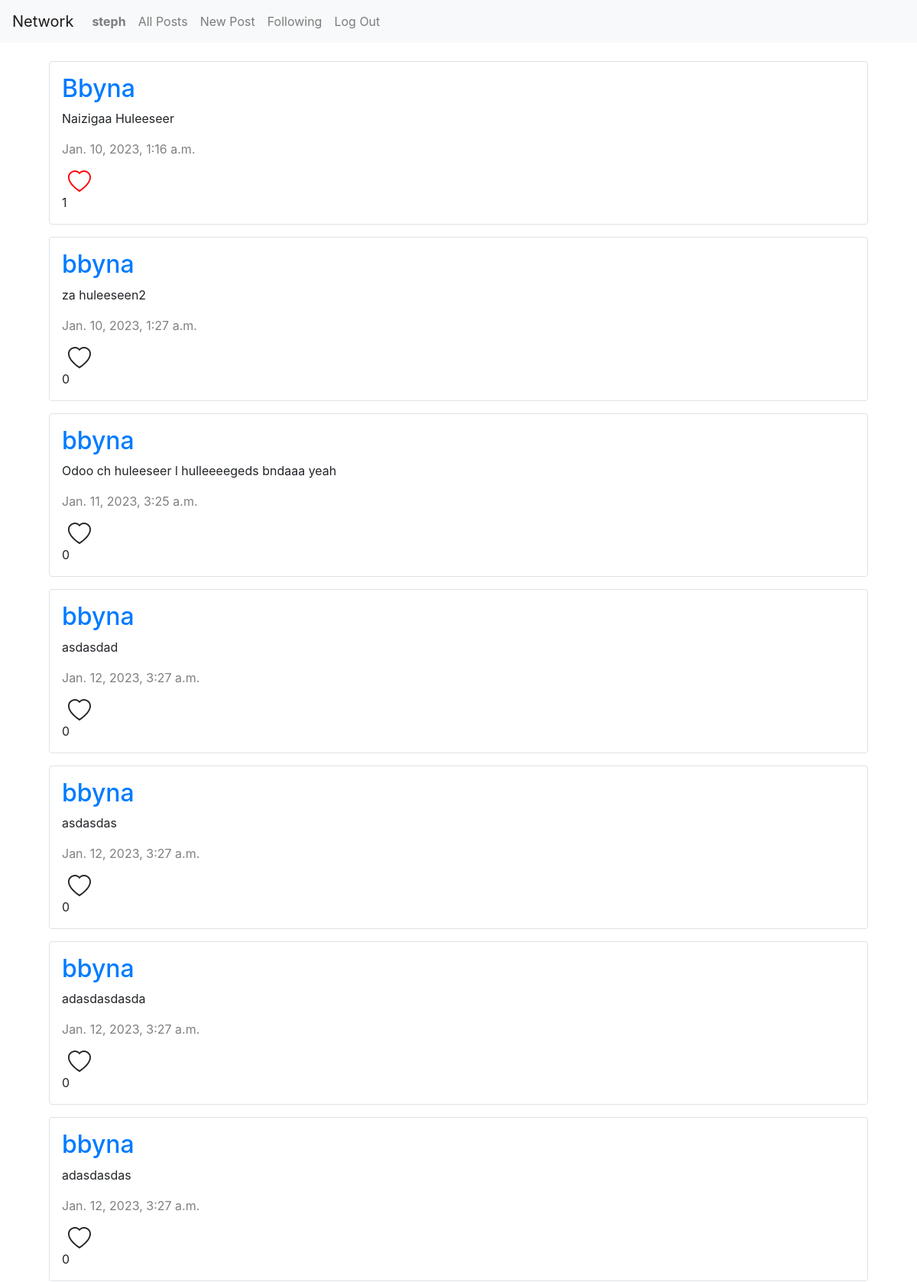
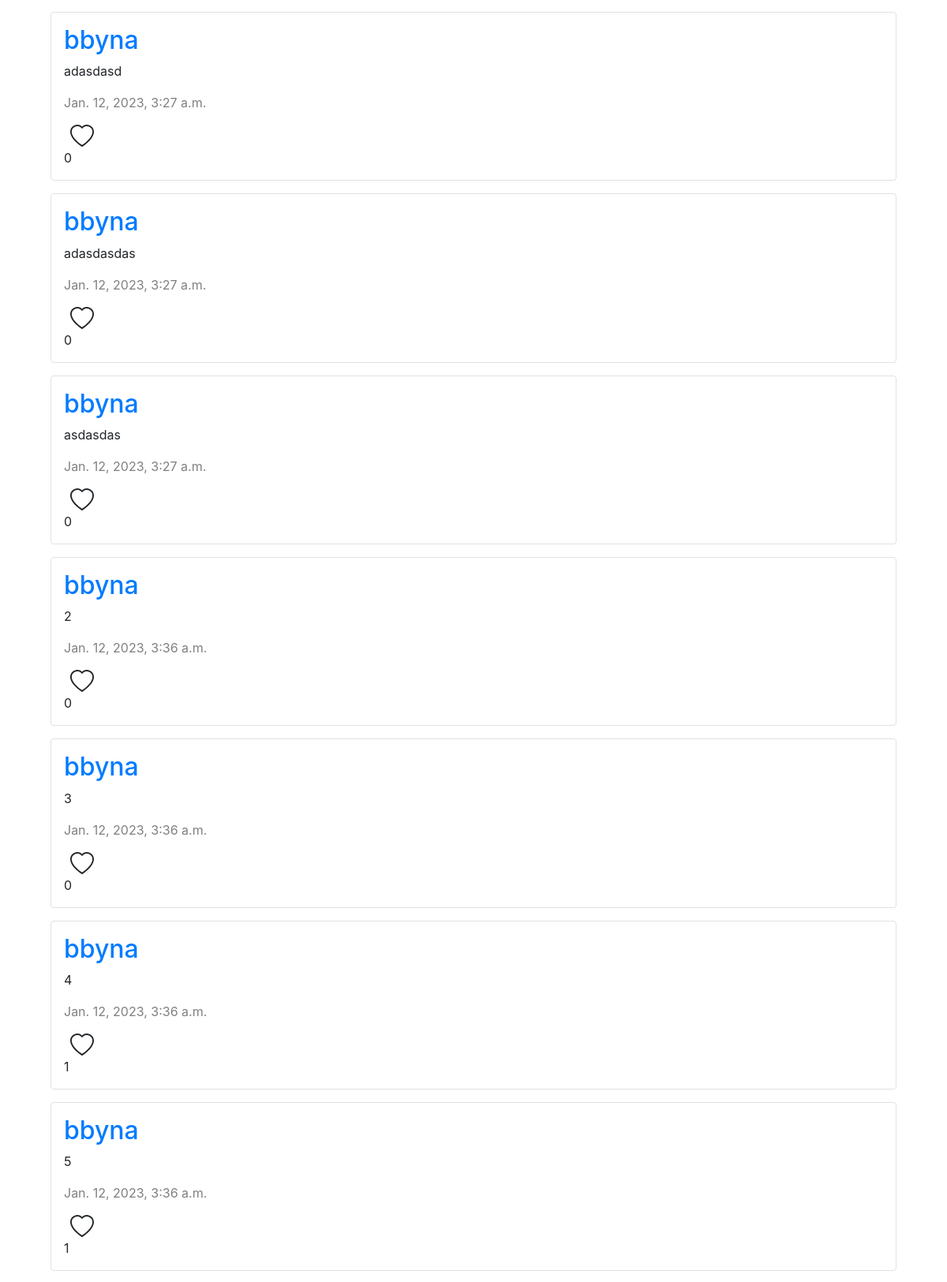
The app's page /following (signed in, upper part) with its own data (2 pictures, top to bottom).
### network/models.py (models this page shows, shortened)
class User(AbstractUser):
    people_followed = models.ManyToManyField('self',blank=True, related_name='follow')

class Post(models.Model):
    user = models.ForeignKey(User, on_delete=models.CASCADE)
    post_content = models.TextField(blank=False)
    date = models.DateTimeField(auto_now_add=True)
    liked_by = models.ManyToManyField(User, blank=True, related_name="like")
    def likes_count(self):
        return self.liked_by.count()

### network/views.py (the view)
# urls.py: path('following', views.following, name='people_I_follow'),
@login_required
def following(request):
    posts = []
    for i in Post.objects.all().iterator():
        if i.user in request.user.people_followed.iterator():
            posts.append(i)
    return render(request, "network/following.html", {
        "posts": posts,
    })

### network/templates/network/following.html (shortened to what this page needs)
{% extends "network/layout.html" %}
{% load static %}
{% block body %}
<div class="p-3 pt-4">
    {% for post in posts %}
    <div class="border rounded mx-5 mb-3">
        <div class="m-3">
            <div m-1>
                <a href="{% url 'profile' post.user  %}"><h2>{{post.user}}</h2></a>
            </div>
            <p>{{post.post_content}}</p>
            <p class="post-date">{{post.date}}</p>
            {% if request.user in post.liked_by.all %}
                  <svg onclick="likeHandler({{ post.id }})" class="mx-2" id="like-{{post.id}}" xmlns="http://www.w3.org/2000/svg" width="30" data-id="{{post.id}}" data-liked="true" data-username="{{request.user}}" fill="red" class="bi bi-heart" viewBox="0 0 16 16">
                    <path d="m8 2.748-.717-.737C5.6.281 2.514.878 1.4 3.053c-.523 1.023-.641 2.5.314 4.385.92 1.815 2.834 3.989 6.286 6.357 3.452-2.368 5.365-4.542 6.286-6.357.955-1.886.838-3.362.314-4.385C13.486.878 10.4.28 8.717 2.01L8 2.748zM8 15C-7.333 4.868 3.279-3.04 7.824 1.143c.06.055.119.112.176.171a3.12 3.12 0 0 1 .176-.17C12.72-3.042 23.333 4.867 8 15z"/>
                  </svg><p id="likes-count-{{post.id}}">{{post.likes_count}}</p>
                  {% else %}
                  <svg onclick="likeHandler({{ post.id }})" class="mx-2" id="like-{{post.id}}" xmlns="http://www.w3.org/2000/svg" width="30" data-id="{{post.id}}" data-liked="false" data-username="{{request.user}}" fill="currentColor" class="bi bi-heart" viewBox="0 0 16 16">
                    <path d="m8 2.748-.717-.737C5.6.281 2.514.878 1.4 3.053c-.523 1.023-.641 2.5.314 4.385.92 1.815 2.834 3.989 6.286 6.357 3.452-2.368 5.365-4.542 6.286-6.357.955-1.886.838-3.362.314-4.385C13.486.878 10.4.28 8.717 2.01L8 2.748zM8 15C-7.333 4.868 3.279-3.04 7.824 1.143c.06.055.119.112.176.171a3.12 3.12 0 0 1 .176-.17C12.72-3.042 23.333 4.867 8 15z"/>
                  </svg><p id="likes-count-{{post.id}}">{{post.likes_count}}</p>
                  {% endif %}
        </div>
    </div>
    {% endfor %}
</div>
{% endblock %}

### network/templates/network/layout.html (shortened to what this page needs)
{% load static %}
<!DOCTYPE html>
<html lang="en">
    <head>
        <link rel="stylesheet" href="https://cdn.jsdelivr.net/npm/bootstrap@4.5.3/dist/css/bootstrap.min.css">
        <link href="{% static 'network/styles.css' %}" rel="stylesheet">
    </head>
    <body>
        <nav class="navbar navbar-expand-lg navbar-light bg-light">
            <a class="navbar-brand" href="{% url 'index' %}">Network</a>
            <div>
              <ul class="navbar-nav mr-auto">
                {% if request.user.is_authenticated %}
                    <li class="nav-item">
                        <a class="nav-link" href="{% url 'profile' request.user.username %}"><strong>{{ request.user.username }}</strong></a>
                    </li>
                {% endif %}
                <li class="nav-item">
                  <a class="nav-link" href="{% url 'index' %}">All Posts</a>
                </li>
                {% if request.user.is_authenticated %}
                    <li class="nav-item">
                        <a class="nav-link" href="{% url 'new_post' %}">New Post</a>
                    </li>
                    <li class="nav-item">
                        <a class="nav-link" href="{% url 'people_I_follow' %}">Following</a>
                    </li>
                    <li class="nav-item">
                        <a class="nav-link" href="{% url 'logout' %}">Log Out</a>
                    </li>
                {% endif %}
              </ul>
            </div>
          </nav>
        <div class="body">
            {% block body %}
            {% endblock %}
        </div>
    </body>
</html>

### network/static/network/styles.css (style rules this page uses)
.post-date { color:gray; }

### records on screen
User: user.username "steph"
Post: user "Bbyna", post_content "Naizigaa Huleeseer", date "Jan. 10, 2023, 1:16 a.m.", likes_count "1"
Post: user "bbyna", post_content "za huleeseen2", date "Jan. 10, 2023, 1:27 a.m.", likes_count "0"
Post: user "bbyna", post_content "Odoo ch huleeseer l hulleeeegeds bndaaa yeah", date "Jan. 11, 2023, 3:25 a.m.", likes_count "0"
Post: user "bbyna", post_content "asdasdad", date "Jan. 12, 2023, 3:27 a.m.", likes_count "0"
Post: user "bbyna", post_content "asdasdas", date "Jan. 12, 2023, 3:27 a.m.", likes_count "0"
Post: user "bbyna", post_content "adasdasdasda", date "Jan. 12, 2023, 3:27 a.m.", likes_count "0"
Post: user "bbyna", post_content "adasdasdas", date "Jan. 12, 2023, 3:27 a.m.", likes_count "0"
Post: user "bbyna", post_content "adasdasd", date "Jan. 12, 2023, 3:27 a.m.", likes_count "0"
Post: user "bbyna", post_content "adasdasdas", date "Jan. 12, 2023, 3:27 a.m.", likes_count "0"
Post: user "bbyna", post_content "asdasdas", date "Jan. 12, 2023, 3:27 a.m.", likes_count "0"
Post: user "bbyna", post_content "2", date "Jan. 12, 2023, 3:36 a.m.", likes_count "0"
Post: user "bbyna", post_content "3", date "Jan. 12, 2023, 3:36 a.m.", likes_count "0"
Post: user "bbyna", post_content "4", date "Jan. 12, 2023, 3:36 a.m.", likes_count "1"
Post: user "bbyna", post_content "5", date "Jan. 12, 2023, 3:36 a.m.", likes_count "1"
